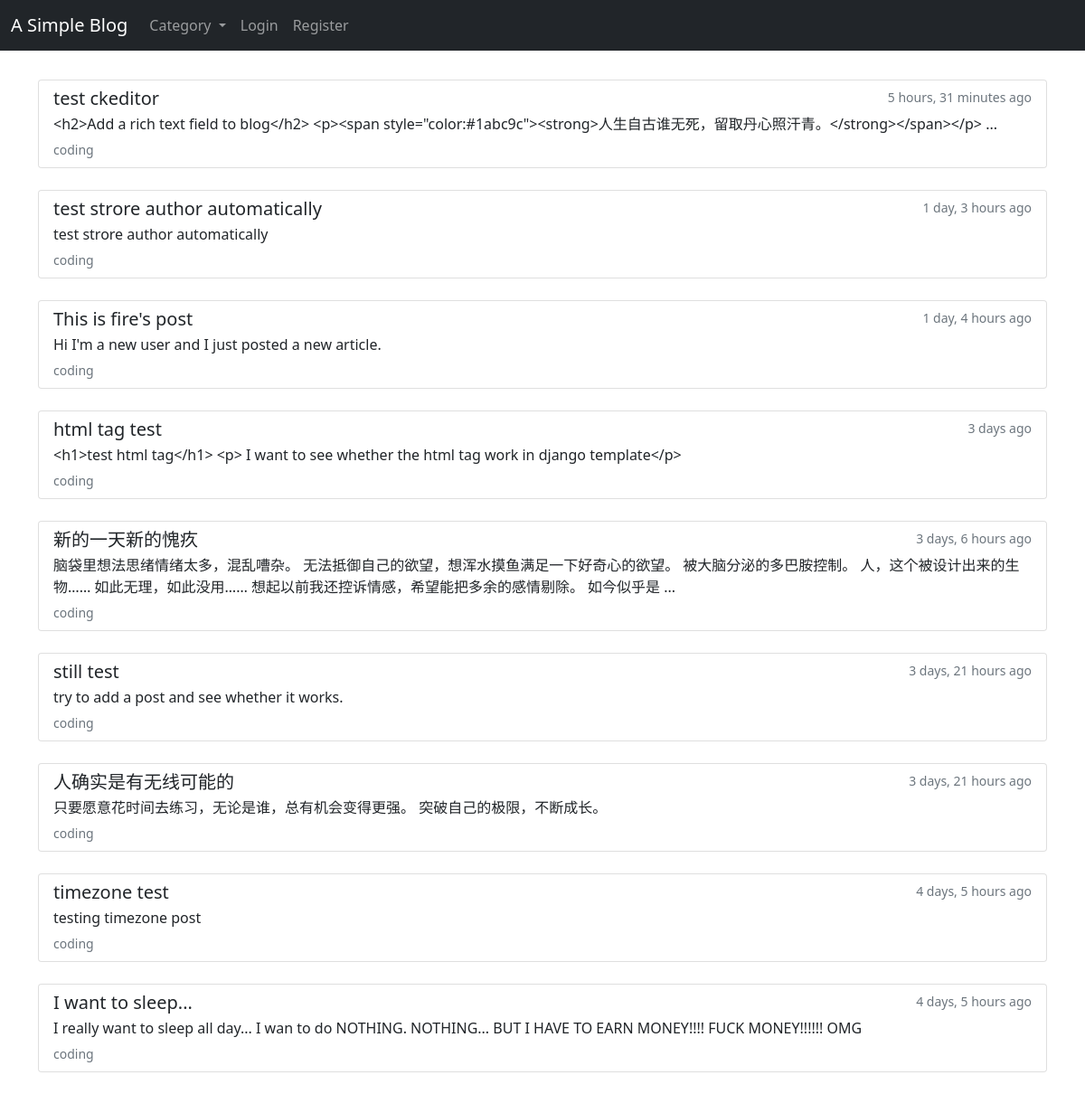
The page /category/coding/ on the database as committed earlier.
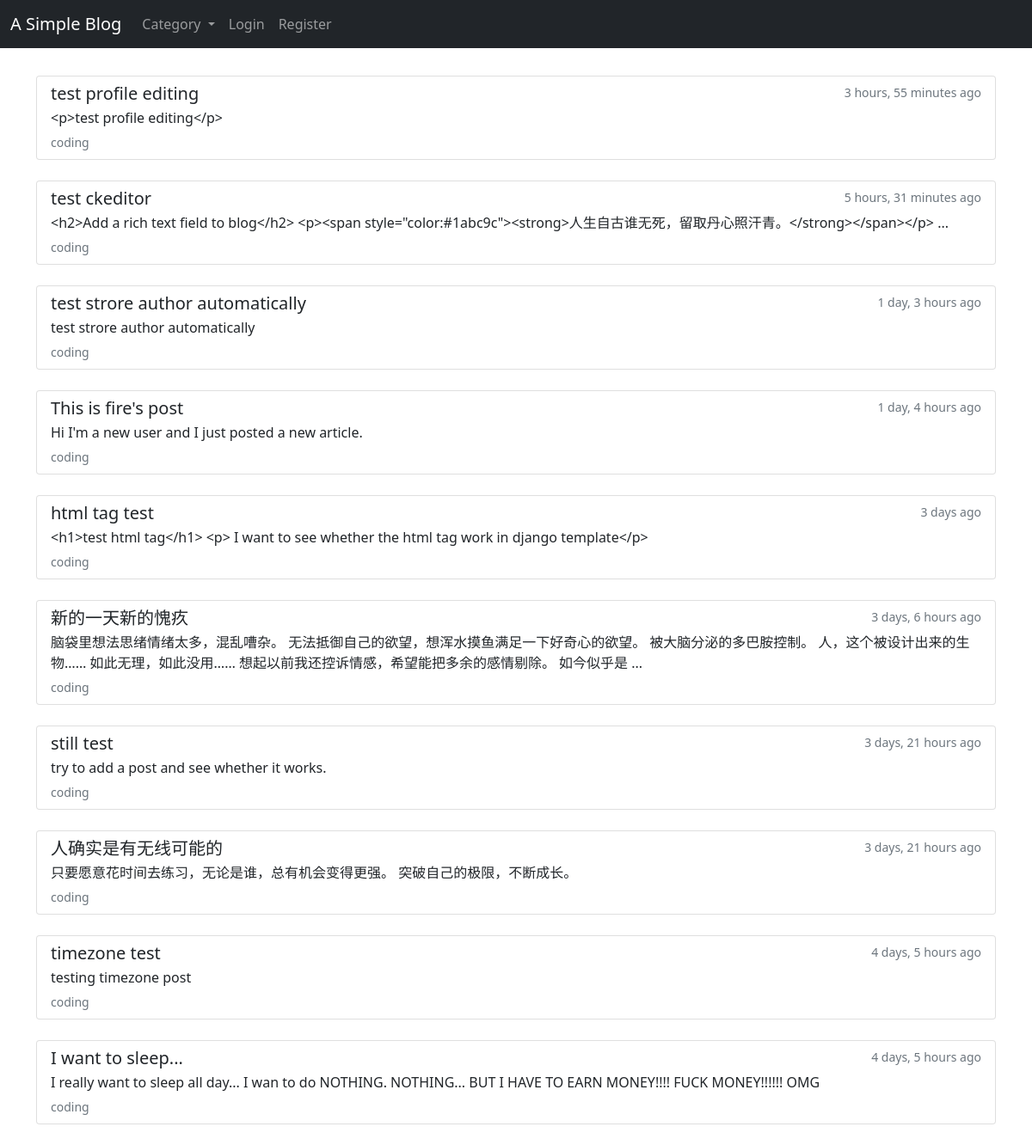
The same page on the database as committed later.
### myBlog/models.py (models this page shows, shortened)
class Post(models.Model):
    title = models.CharField(max_length=255)
    author = models.ForeignKey(User, on_delete=CASCADE, null=False)
    tag = models.CharField(max_length=255)
    category = models.CharField(max_length=50, default="coding")
    body = RichTextField(blank=True, null=True)
    post_time = models.DateTimeField(auto_now_add=True)
    likes = models.ManyToManyField(User, related_name="like_list")
    class Meta:
        ordering = ['-post_time']

### myBlog/views.py (the view)
class CategoryPostsView(generic.ListView):
    model = Post
    template_name = 'myBlog/category_posts.html'
    def get_context_data(self, **kwargs):
        posts_list = Post.objects.filter(category=self.kwargs['category'])
        context = super().get_context_data(**kwargs)
        context['posts_list'] = posts_list
        return context

### myBlog/context_processors.py (called while the page is built)
def get_category_list(request):
    category_list = Category.objects.all()
    return {
        'category_list': category_list,
    }

### myBlog/models.py (called while the page is built)
    def __str__(self):
        return self.name

### myBlog/templates/myBlog/category_posts.html (shortened to what this page needs)
{% extends 'base.html' %} {% block title %} My Blog {% endblock %}
{% block body %}
<br />
{% if posts_list %}
{% for post in posts_list %}
<div class="list-group">
  <a href="{% url 'article_detail' post.pk %}" class="list-group-item list-group-item-action">
    <div class="d-flex w-100 justify-content-between">
      <h5 class="mb-1">{{ post.title }}</h5>
      <small class="text-muted">{{ post.post_time|timesince }} ago</small>
    </div>
    <p class="mb-1">
      {% if post.body|length > 120 %}
      {{ post.body|slice:":120" }} ...
      {% else %}
      {{ post.body }}
      {% endif %}
    </p>
    <small class="text-muted">{{ post.category }}</small>
  </a>
</div>
<br />
{% endfor %}
{% else %}
<p><strong>Sorry, there are no articles fall under this category.</strong></p>
{% endif %}
{% endblock %}

### templates/base.html (shortened to what this page needs)
<!DOCTYPE html>
<html lang="en">
<head>
	<link href="https://cdn.jsdelivr.net/npm/bootstrap@5.1.0/dist/css/bootstrap.min.css" rel="stylesheet"
 />
</head>
<body>
	<nav class="navbar navbar-expand-lg navbar-dark bg-dark">
		<div class="container-fluid">
			<a class="navbar-brand" href="{% url 'home' %}">A Simple Blog</a>
			<div class="collapse navbar-collapse" id="navbarNavAltMarkup">
				<div class="navbar-nav">
					<li class="nav-item dropdown">
						<a class="nav-link dropdown-toggle" href="#" id="navbarDropdown" role="button" data-bs-toggle="dropdown"
							aria-expanded="false">
							Category
						</a>
					</li>
					{% with url_name=request.resolver_match.url_name %}
					{% if user.is_authenticated %}
					<a class="nav-link {% if url_name == 'add_post' %}active{% endif %}" href="{% url 'add_post' %}">Add Post</a>
					<a class="nav-link {% if url_name == 'add_category' %}active{% endif %}" href="{% url 'add_category' %}">Add
						Category</a>
					<a class="nav-link {% if url_name == 'edit_profile' %}active{% endif %}" href="{% url 'edit_profile' %}">Edit
						Profile</a>
					<a class="nav-link {% if url_name == 'logout' %}active{% endif %}" href="{% url 'logout' %}">Logout</a>
					{% else %}
					<a class="nav-link {% if url_name == 'login' %}active{% endif %}" href="{% url 'login' %}">Login</a>
					<a class="nav-link {% if url_name == 'register' %}active{% endif %}" href="{% url 'register' %}">Register</a>
					{% endif %}
					{% endwith %}
				</div>
			</div>
		</div>
	</nav>
	<div class="container">{% block body %} {% endblock %}</div>
</body>
</html>

Rows that differ between the two databases and show on the page:
added Post: title "test profile editing", post_time "3 hours, 55 minutes", body "<p>test profile editing</p>", category "coding"
